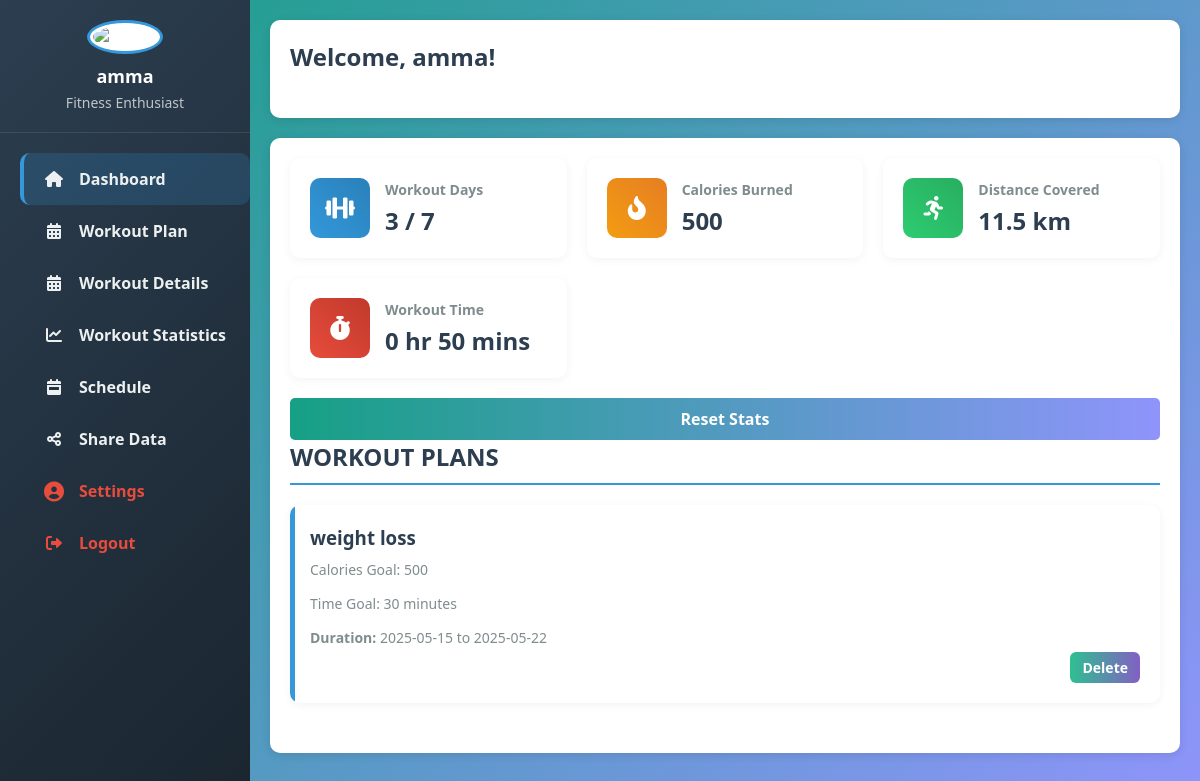
The app's page /dashboard (signed in) with its own data.
### app/database.py (models this page shows, shortened)
class User(UserMixin, db.Model):
    __tablename__ = 'users'
    id = db.Column(db.Integer, primary_key=True, autoincrement=True)
    username = db.Column(db.String(80), unique=True, nullable=False)
    email = db.Column(db.String(120), unique=True, nullable=False)
    password_hash = db.Column(db.String(256), nullable=False)
    secret_question = db.Column(db.String(100), nullable=True)
    secret_answer_hash = db.Column(db.String(256), nullable=True)
    created_at = db.Column(db.DateTime, default=datetime.utcnow)
    last_login = db.Column(db.DateTime, nullable=True)
    friends = db.relationship(
        'User',
        secondary=friendships,
        primaryjoin=(friendships.c.user_id == id),
        secondaryjoin=(friendships.c.friend_id == id),
        backref=db.backref('friended_by', lazy='dynamic'),
        lazy='dynamic'
    )
    def get_all_friends(self):
        return self.friends.all()

class WeeklyPlan(db.Model):
    __tablename__ = 'weekly_plans'
    id = db.Column(db.Integer, primary_key=True)
    user_id = db.Column(db.Integer, db.ForeignKey('users.id'), nullable=False)
    plan_name = db.Column(db.String(100), nullable=False)
    calorie_goal = db.Column(db.Integer, nullable=False)
    time_goal_minutes = db.Column(db.Integer, nullable=False)
    created_at = db.Column(db.DateTime, default=datetime.utcnow)
    user = db.relationship('User', backref=db.backref('weekly_plans', lazy=True))

### app/routes.py (the view, shortened to what this page needs)
@blueprint.route("/dashboard")
@login_required
def dashboard():
    user = current_user
    form_plan = WorkoutPlanForm()
    form_log = WorkoutLogForm()
    weekly_plans = WeeklyPlan.query.filter_by(user_id=user.id).all()
    for plan in weekly_plans:
        plan.start_date = plan.created_at.date()
        plan.end_date = (plan.created_at + timedelta(days=7)).date()
    workout_logs = WorkoutLog.query.filter_by(user_id=user.id).all()
    total_duration = sum([log.duration_minutes for log in workout_logs])
    total_calories = sum([log.calories for log in workout_logs if log.calories])
    workout_days_set = set()
    for log in workout_logs:
        if log.workout_days:
            days = [day.strip() for day in log.workout_days.split(",")]
            workout_days_set.update(days)
    total_workout_days = len(workout_days_set)
    distance_km = 11.5
    type_counter = Counter(log.workout_type for log in workout_logs if log.workout_type)
    workout_types = list(type_counter.keys())
    workout_counts = list(type_counter.values())
    from collections import defaultdict
    weekday_calories = defaultdict(int)
    for log in workout_logs:
        if log.workout_days and log.calories:
            for day in log.workout_days.split(","):
                weekday_calories[day.strip()] += log.calories
    weekday_order = ["Mon", "Tue", "Wed", "Thu", "Fri", "Sat", "Sun"]
    sorted_weekdays = [day for day in weekday_order if day in weekday_calories]
    calories_by_weekday = [weekday_calories[day] for day in sorted_weekdays]
    weekday_time_spent = defaultdict(int)
    for log in workout_logs:
        if log.workout_days and log.duration_minutes:
            for day in log.workout_days.split(","):
                weekday_time_spent[day.strip()] += log.duration_minutes
    time_sorted_weekdays = [day for day in weekday_order if day in weekday_time_spent]
    time_by_weekday = [weekday_time_spent[day] for day in time_sorted_weekdays]
    progress_data = {}
    for plan in weekly_plans:
        goal_calories = plan.calorie_goal
        goal_time = plan.time_goal_minutes
        calorie_ratio = total_calories / goal_calories if goal_calories else 0
        time_ratio = total_duration / goal_time if goal_time else 0
        progress_percent = min(
            (calorie_ratio + time_ratio) / 2 * 100, 100
        )  # Cap at 100%
        progress_data[plan.plan_name] = round(progress_percent, 1)
    user_recent_log = (
        WorkoutLog.query.filter_by(user_id=user.id)
        .order_by(WorkoutLog.created_at.desc())
        .first()
    )
    friends = user.get_all_friends()
    leaderboard_data = []
    if user_recent_log:
        days_ago = (datetime.utcnow() - user_recent_log.created_at).days
        leaderboard_data.append(
            {
                "username": user.username + " (You)",
                "activity": user_recent_log.workout_type,
                "calories": user_recent_log.calories or 0,
                "duration": user_recent_log.duration_minutes,
                "shared_days_ago": days_ago,
                "is_current_user": True,
            }
        )
    leaderboard_data = sorted(
        leaderboard_data, key=lambda x: x["calories"], reverse=True
    )
    for i, person_data in enumerate(leaderboard_data):
        person_data["rank"] = i + 1
    friends_data = leaderboard_data
    has_friends = len(friends) > 0
    return render_template(
        "dashboard.html",
        user=user,
        weekly_plans=weekly_plans,
        workout_logs=workout_logs,
        total_duration=total_duration,
        total_calories=total_calories,
        total_workout_days=total_workout_days,
        distance_km=distance_km,
        workout_types=workout_types,
        workout_counts=workout_counts,
        weekday_labels=sorted_weekdays,
        weekday_calories=calories_by_weekday,
        time_labels=time_sorted_weekdays,
        time_spent_values=time_by_weekday,
        progress_data=progress_data,
        friends=friends_data,
        form_plan=form_plan,
        form_log=form_log,
    )

### app/__init__.py (called while the page is built)
def create_application(config_class=Config):
    app = Flask(__name__)
    app.config.from_object(config_class)
    db.init_app(app)
    login_manager.init_app(app)
    migrate.init_app(app, db)
    from app.blueprints import blueprint
    app.register_blueprint(blueprint)
    @login_manager.user_loader
    def load_user(user_id):
        return User.query.get(int(user_id))
    return app

### app/templates/dashboard.html (shortened to what this page needs)
{% extends "base.html" %}
{% block extra_css %}
<link rel="stylesheet" href="{{ url_for('static', filename='css/dashboard.css') }}">
<link rel="stylesheet" href="https://cdnjs.cloudflare.com/ajax/libs/font-awesome/6.0.0/css/all.min.css">
{% endblock %}
{% block content %}
<div class="app-container">
  <aside class="sidebar">
    <div class="sidebar-header">
      <img src="static/images/Fitness logo.jpg" alt="Profile">
      <div class="user-info">
        <h3>{{ user.username }}</h3>
        <p>Fitness Enthusiast</p>
      </div>
    </div>
    <nav class="menu">
      <a href="#" class="menu-item active" data-target="dashboard-section">
        <i class="fas fa-home"></i> <span>Dashboard</span>
      </a>
      <a href="#" class="menu-item" data-target="workout-plan-section">
        <i class="fas fa-calendar-alt"></i> <span>Workout Plan</span>
      </a>
      <a href="#" class="menu-item" data-target="workout-details-section">
        <i class="fas fa-calendar-alt"></i> <span>Workout Details</span>
      </a>
      <a href="#" class="menu-item" data-target="workout-statistic-section">
        <i class="fas fa-chart-line"></i> <span>Workout Statistics</span>
      </a>
      <a href="#" class="menu-item" data-target="schedule-section">
        <i class="fas fa-calendar-week"></i> <span>Schedule</span>
      </a>
      <a href="#" class="menu-item" data-target="share-section">
        <i class="fas fa-share-alt"></i> <span>Share Data</span>
      </a>
      <a href="#" class="menu-item settings-btn" data-target="settings-section">
        <i class="fas fa-user-circle fa-lg"></i> <span>Settings</span>
      </a>
      <a href="{{ url_for('main.logout') }}" class="menu-item logout-btn">
        <i class="fas fa-sign-out-alt"></i> <span>Logout</span>
      </a>
    </nav>
  </aside>
  <main class="main-content">
    <header class="dashboard-header">
      <h1>Welcome, {{ user.username }}!</h1>
    </header>
    <section id="dashboard-section" class="content-section active">
      <div class="statistics-container">
        <div class="stats-card">
          <div class="stats-icon blue">
            <i class="fas fa-dumbbell"></i>
          </div>
          <div class="stats-info">
            <h3>Workout Days</h3>
            <p>{{ total_workout_days }} / 7</p>
          </div>
        </div>
        <div class="stats-card">
          <div class="stats-icon orange">
            <i class="fas fa-fire-alt"></i>
          </div>
          <div class="stats-info">
            <h3>Calories Burned</h3>
            <p>{{ total_calories }}</p>
          </div>
        </div>
        <div class="stats-card">
          <div class="stats-icon green">
            <i class="fas fa-running"></i>
          </div>
          <div class="stats-info">
            <h3>Distance Covered</h3>
            <p>{{ distance_km }} km</p>
          </div>
        </div>
        <div class="stats-card">
          <div class="stats-icon red">
            <i class="fas fa-stopwatch"></i>
          </div>
          <div class="stats-info">
            <h3>Workout Time</h3>
            <p>{{ (total_duration // 60) }} hr {{ (total_duration % 60) }} mins</p>
          </div>
        </div>
      </div>
      <form method="POST" action="{{ url_for('main.reset_stats') }}"
        onsubmit="return confirm('Are you sure you want to reset all workout stats?');">
        <button type="submit" class="btn custom-btn">Reset Stats</button>
      </form>
      <h2>WORKOUT PLANS</h2>
      <div class="workout-plans">
        {% for plan in weekly_plans %}
        <div class="workout-plan">
          <h3>{{ plan.plan_name }}</h3>
          <p>Calories Goal: {{ plan.calorie_goal }}</p>
          <p>Time Goal: {{ plan.time_goal_minutes }} minutes</p>
          <p><strong>Duration:</strong> {{ plan.start_date }} to {{ plan.end_date }}</p>
          <div class="plan-actions">
            <form method="POST" action="{{ url_for('main.delete_plan', plan_id=plan.id) }}"
              onsubmit="return confirm('Are you sure you want to delete this plan?');">
              <button type="submit" class="delete-button">Delete</button>
            </form>
          </div>
        </div>
        {% endfor %}
      </div>
    </section>
  </main>
</div>
{% endblock %}

### app/static/css/style.css (style rules this page uses)
* { margin: 0; padding: 0; box-sizing: border-box; }
:root { --primary-color: #16a085; --secondary-color: #8f94fb; --text-color: #333; --light-bg: rgba(255, 255, 255, 0.95); --error-color: #e74c3c; --success-color: #2ecc71; --shadow: 0 8px 20px rgba(0, 0, 0, 0.1); }
body { font-family: 'Poppins', 'Arial', sans-serif; background-image: linear-gradient(135deg, var(--primary-color) 0%, var(--secondary-color) 100%); background-size: cover; background-repeat: no-repeat; background-attachment: fixed; min-height: 100vh; margin: 0; position: relative; overflow-x: hidden; }
body::before { content: ''; position: absolute; top: 0; left: 0; width: 100%; height: 100%; opacity: 0.1; z-index: -1; }
nav a { text-decoration: none; margin-left: 20px; padding: 10px 20px; color: rgb(252, 252, 252); border-radius: 10px; font-weight: bold; transition: all 0.3s ease; }
h1 { color: var(--primary-color); margin-bottom: 25px; font-weight: 600; font-size: 28px; }
button { background: linear-gradient(to right, var(--primary-color), var(--secondary-color)); color: white; padding: 12px 15px; border: none; border-radius: 6px; cursor: pointer; width: 100%; margin-top: 10px; font-size: 16px; font-weight: 500; transition: all 0.3s; display: flex; justify-content: center; align-items: center; gap: 8px; }
a { color: var(--primary-color); text-decoration: none; font-weight: 500; transition: color 0.2s; }

### records on screen
User: username "amma"
WeeklyPlan: plan_name "weight loss", calorie_goal "500", time_goal_minutes "30", start_date "2025-05-15", end_date "2025-05-22"

### other values on screen
{{ total_workout_days }} "3"
{{ total_calories }} "500"
{{ distance_km }} "11.5"
{{ (total_duration // 60) }} "0"
{{ (total_duration % 60) }} "50"
